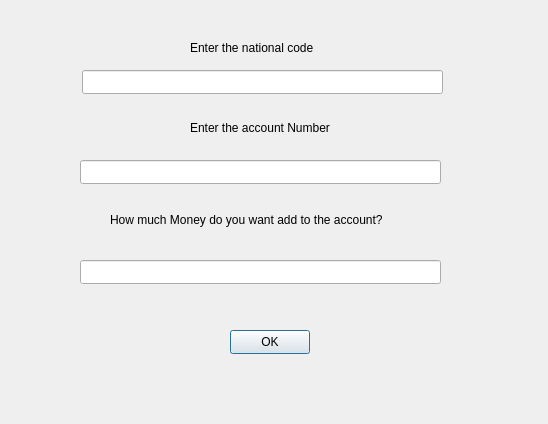
<?xml version="1.0" encoding="UTF-8"?>
<ui version="4.0">
 <class>AddMoney</class>
 <widget class="QDialog" name="AddMoney">
  <property name="geometry">
   <rect>
    <x>0</x>
    <y>0</y>
    <width>548</width>
    <height>424</height>
   </rect>
  </property>
  <property name="windowTitle">
   <string>Adding Money</string>
  </property>
  <widget class="QPushButton" name="pushButton">
   <property name="geometry">
    <rect>
     <x>230</x>
     <y>330</y>
     <width>80</width>
     <height>24</height>
    </rect>
   </property>
   <property name="text">
    <string>OK</string>
   </property>
  </widget>
  <widget class="QLineEdit" name="nCode">
   <property name="geometry">
    <rect>
     <x>82</x>
     <y>70</y>
     <width>361</width>
     <height>24</height>
    </rect>
   </property>
  </widget>
  <widget class="QLineEdit" name="accNum">
   <property name="geometry">
    <rect>
     <x>80</x>
     <y>160</y>
     <width>361</width>
     <height>24</height>
    </rect>
   </property>
  </widget>
  <widget class="QLineEdit" name="price">
   <property name="geometry">
    <rect>
     <x>80</x>
     <y>260</y>
     <width>361</width>
     <height>24</height>
    </rect>
   </property>
  </widget>
  <widget class="QLabel" name="label">
   <property name="geometry">
    <rect>
     <x>190</x>
     <y>40</y>
     <width>171</width>
     <height>16</height>
    </rect>
   </property>
   <property name="text">
    <string>Enter the national code</string>
   </property>
  </widget>
  <widget class="QLabel" name="label_2">
   <property name="geometry">
    <rect>
     <x>190</x>
     <y>120</y>
     <width>151</width>
     <height>16</height>
    </rect>
   </property>
   <property name="text">
    <string>Enter the account Number</string>
   </property>
  </widget>
  <widget class="QLabel" name="label_3">
   <property name="geometry">
    <rect>
     <x>110</x>
     <y>210</y>
     <width>291</width>
     <height>20</height>
    </rect>
   </property>
   <property name="text">
    <string>How much Money do you want add to the account?</string>
   </property>
  </widget>
 </widget>
 <resources/>
 <connections/>
</ui>
